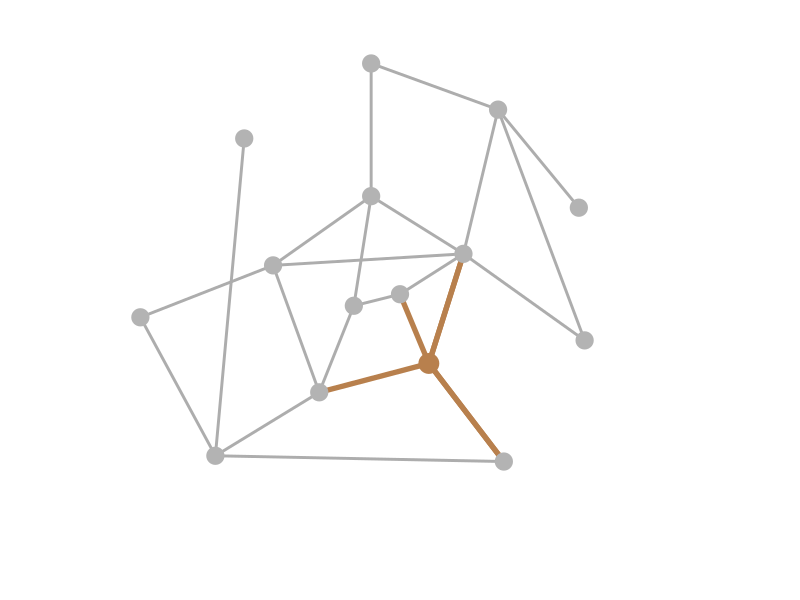
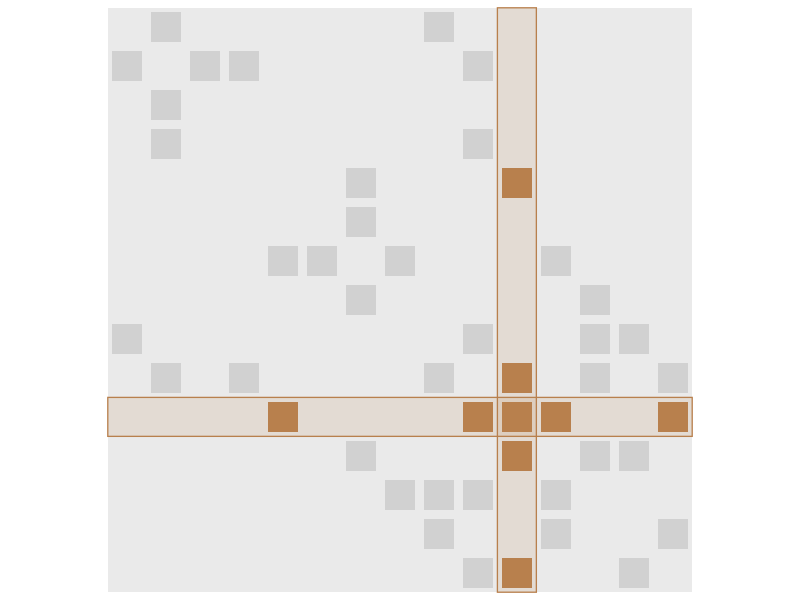
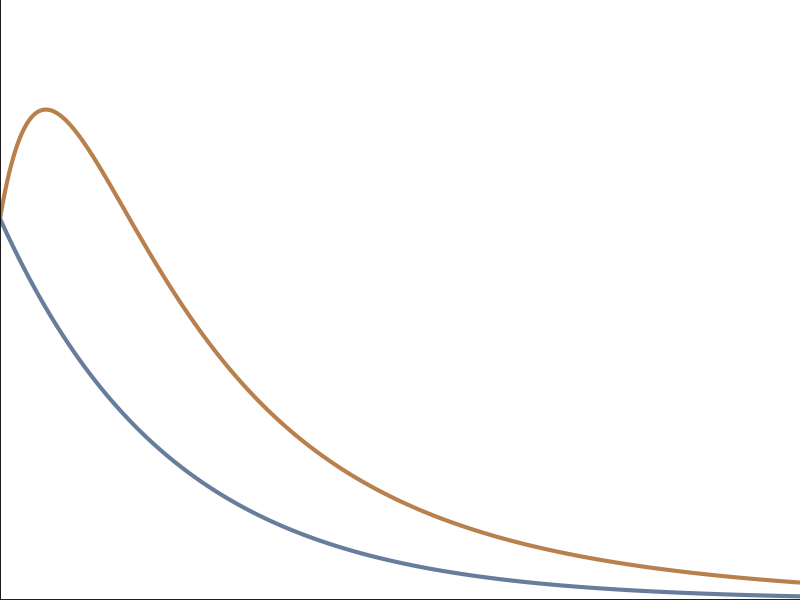
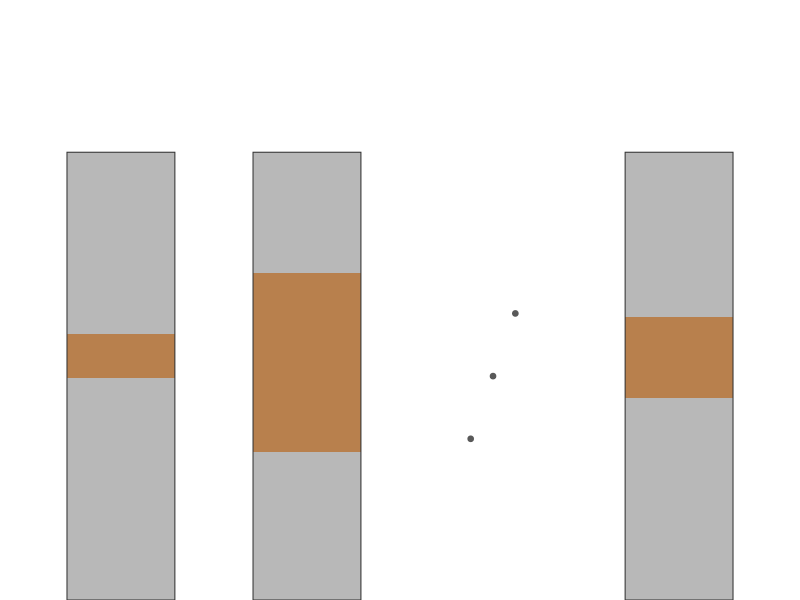

Reproduce these figures in R, in order. (Note: this script raises an error after producing the figures.)
# ============================================================
# main_illustration_parts_R.R
# ============================================================
library(ggplot2)
library(grid)

# ------------------------------------------------------------
# Output folder
# ------------------------------------------------------------
out_dir <- "RPlots/Figure1_parts"
dir.create(out_dir, showWarnings = FALSE)

# ------------------------------------------------------------
# Helpers
# ------------------------------------------------------------
gauss <- function(x, mu, sigma, A = 1) {
  A * exp(-0.5 * ((x - mu) / sigma)^2)
}

bandwave <- function(u, f = 1, A = 1, phase = 0, offset = 0) {
  offset + A * cos(2 * pi * f * u + phase)
}

theme_none <- function() {
  theme_void() +
    theme(
      plot.background  = element_rect(fill = "transparent", color = NA),
      panel.background = element_rect(fill = "transparent", color = NA),
      legend.position = "none",
      plot.margin = margin(0, 0, 0, 0)
    )
}

save_transparent <- function(filename, plot, width = 5, height = 5) {
  ggsave(
    file.path(out_dir, filename),
    plot,
    width = width,
    height = height,
    dpi = 300,
    bg = "transparent"
  )
}

# ------------------------------------------------------------
# Colors
# ------------------------------------------------------------
COL_NODE <- "#B3B3B3"
COL_EDGE <- "#ADADAD"
COL_ORIG <- "#667D9C"
COL_MOD  <- "#B8804D"

COL_LIGHT <- "#EAEAEA"
COL_MID   <- "#D1D1D1"
COL_DARK  <- "#B3B3B3"

# ------------------------------------------------------------
# Network data
# ------------------------------------------------------------
pts <- data.frame(
  id = 1:15,
  x = c(
    0.50, 0.72, 0.86, 0.87, 0.73, 0.28, 0.23, 0.10,
    0.50, 0.66, 0.60, 0.41, 0.33,
    0.47, 0.55
  ),
  y = c(
    0.91, 0.83, 0.66, 0.43, 0.22, 0.78, 0.23, 0.47,
    0.68, 0.58, 0.39, 0.34, 0.56,
    0.49, 0.51
  )
)

mod_node <- 11

edges <- data.frame(
  i = c(
    1, 2, 6, 7, 2, 5,
    9, 10, 12, 13, 10,
    14, 14, 15, 14,
    1, 2, 4, 5, 7, 8,
    11, 11, 11, 11
  ),
  j = c(
    2, 3, 7, 8, 4, 7,
    10, 11, 13, 9, 13,
    15, 9, 10, 12,
    9, 10, 10, 11, 12, 13,
    10, 12, 5, 15
  )
)

edges$modified <- edges$i == mod_node | edges$j == mod_node

edge_df <- merge(edges, pts, by.x = "i", by.y = "id")
edge_df <- merge(edge_df, pts, by.x = "j", by.y = "id", suffixes = c("1", "2"))

# ------------------------------------------------------------
# Panel 1: network only
# ------------------------------------------------------------
p_network <- ggplot() +
  geom_segment(
    data = subset(edge_df, !modified),
    aes(x = x1, y = y1, xend = x2, yend = y2),
    linewidth = 1.0,
    color = COL_EDGE,
    lineend = "round"
  ) +
  geom_segment(
    data = subset(edge_df, modified),
    aes(x = x1, y = y1, xend = x2, yend = y2),
    linewidth = 1.8,
    color = COL_MOD,
    lineend = "round"
  ) +
  geom_point(
    data = pts,
    aes(x = x, y = y),
    size = 5.5,
    color = COL_NODE
  ) +
  geom_point(
    data = subset(pts, id == mod_node),
    aes(x = x, y = y),
    size = 6.4,
    color = COL_MOD
  ) +
  coord_equal(xlim = c(-0.05, 1.15), ylim = c(-0.02, 1.02), expand = FALSE) +
  theme_none()

save_transparent("01_network.png", p_network, width = 5.2, height = 4.6)

# ------------------------------------------------------------
# Panel 2: matrix only
# ------------------------------------------------------------
n <- nrow(pts)
M <- matrix(0, n, n)

diag(M) <- 0.55

base_edges <- subset(edges, !modified)
mod_edges  <- subset(edges, modified)

for (k in seq_len(nrow(base_edges))) {
  i <- base_edges$i[k]
  j <- base_edges$j[k]
  M[i, j] <- 0.72
  M[j, i] <- 0.72
}

for (k in seq_len(nrow(mod_edges))) {
  i <- mod_edges$i[k]
  j <- mod_edges$j[k]
  M[i, j] <- 0.98
  M[j, i] <- 0.98
}

mat_df <- expand.grid(i = 1:n, j = 1:n)
mat_df$value <- as.vector(M)
mat_df$modified <- mat_df$i == mod_node | mat_df$j == mod_node

mat_df$fill <- ifelse(
  mat_df$value == 0, COL_LIGHT,
  ifelse(
    mat_df$modified, COL_MOD,
    ifelse(mat_df$value > 0.78, COL_DARK,
           ifelse(mat_df$value > 0.60, COL_MID, COL_LIGHT))
  )
)

highlight_df <- rbind(
  data.frame(
    xmin = 0.5,
    xmax = n + 0.5,
    ymin = mod_node - 0.5,
    ymax = mod_node + 0.5
  ),
  data.frame(
    xmin = mod_node - 0.5,
    xmax = mod_node + 0.5,
    ymin = 0.5,
    ymax = n + 0.5
  )
)

p_matrix <- ggplot() +
  geom_tile(
    data = mat_df,
    aes(x = j, y = i),
    fill = COL_LIGHT,
    color = "transparent",
    width = 1,
    height = 1
  ) +
  geom_rect(
    data = highlight_df,
    aes(xmin = xmin, xmax = xmax, ymin = ymin, ymax = ymax),
    fill = COL_MOD,
    alpha = 0.14,
    color = COL_MOD,
    linewidth = 0.45
  ) +
  geom_tile(
    data = subset(mat_df, value > 0),
    aes(x = j, y = i, fill = fill),
    color = "transparent",
    width = 0.78,
    height = 0.78
  ) +
  scale_fill_identity() +
  coord_equal(
    xlim = c(0.3, n + 0.7),
    ylim = c(n + 0.7, 0.3),
    expand = FALSE
  ) +
  theme_none()

save_transparent("02_matrix.png", p_matrix, width = 5.2, height = 5.2)

# ------------------------------------------------------------
# Panel 3: time response only
# ------------------------------------------------------------
t <- seq(0, 10, length.out = 900)

y0 <- 0.75
y_orig <- y0 * exp(-t / 2.15)
y_mod <- y0 * exp(-t / 3.2) +
  1.05 * (1 - exp(-t / 0.9)) * exp(-t / 1.5)

time_df <- rbind(
  data.frame(t = t, y = y_orig, group = "orig"),
  data.frame(t = t, y = y_mod,  group = "mod")
)

p_time <- ggplot(time_df, aes(t, y, color = group)) +
  geom_line(linewidth = 1.4) +
  scale_color_manual(values = c(orig = COL_ORIG, mod = COL_MOD)) +
  coord_cartesian(xlim = c(0, 10), ylim = c(0, 1.18), expand = FALSE) +
  theme_none() +
  theme(
    axis.line.x = element_line(color = "black", linewidth = 0.6),
    axis.line.y = element_line(color = "black", linewidth = 0.6)
  )

save_transparent("03_time_response.png", p_time, width = 5.8, height = 4.2)

# ------------------------------------------------------------
# Panel 4: modal contribution inset only
# ------------------------------------------------------------
orange_frac <- data.frame(
  mode = c(1, 2, 4),
  orange = c(0.10, 0.40, 0.18)
)

bars <- do.call(
  rbind,
  lapply(seq_len(nrow(orange_frac)), function(k) {
    mode <- orange_frac$mode[k]
    h_orange <- orange_frac$orange[k]
    h_gray_total <- 1 - h_orange
    h_gray_bottom <- 0.55 * h_gray_total
    h_gray_top <- 0.45 * h_gray_total
    
    data.frame(
      mode = mode,
      ymin = c(0, h_gray_bottom, h_gray_bottom + h_orange),
      ymax = c(h_gray_bottom, h_gray_bottom + h_orange, 1),
      fill = c("#B8B8B8", COL_MOD, "#B8B8B8")
    )
  })
)

p_modes <- ggplot(bars) +
  geom_rect(
    aes(
      xmin = mode - 0.29,
      xmax = mode + 0.29,
      ymin = ymin,
      ymax = ymax,
      fill = fill
    ),
    color = NA
  ) +
  geom_rect(
    data = data.frame(mode = c(1, 2, 4)),
    aes(
      xmin = mode - 0.29,
      xmax = mode + 0.29,
      ymin = 0,
      ymax = 1
    ),
    fill = NA,
    color = "#333333",
    linewidth = 0.35
  ) +
  geom_point(
    data = data.frame(x = c(2.88, 3.00, 3.12), y = c(0.36, 0.50, 0.64)),
    aes(x, y),
    size = 1.6,
    color = "#595959"
  ) +
  scale_fill_identity() +
  coord_cartesian(xlim = c(0.35, 4.65), ylim = c(0, 1.34), expand = FALSE) +
  theme_none()

save_transparent("04_modal_contributions.png", p_modes, width = 3.8, height = 2.8)

# ------------------------------------------------------------
# Panel 5: timescale decomposition only
# no color bands, no text
# ------------------------------------------------------------
# ------------------------------------------------------------
# Panel 5: separate timescale decomposition plots
# one file each: slow, mid, fast
# ------------------------------------------------------------
make_wave_panel <- function(y_orig, y_mod, filename) {
  df <- rbind(
    data.frame(u = u, y = y_orig, group = "orig"),
    data.frame(u = u, y = y_mod,  group = "mod")
  )
  
  p <- ggplot(df, aes(u, y, color = group)) +
    geom_line(linewidth = 1.2) +
    scale_color_manual(values = c(orig = COL_ORIG, mod = COL_MOD)) +
    coord_cartesian(xlim = c(0, 1), ylim = c(-0.07, 0.07), expand = FALSE) +
    theme_none()
  
  save_transparent(filename, p, width = 3.8, height = 1.2)
}

make_wave_panel(slow_orig, slow_mod, "05a_slow_wave.png")
make_wave_panel(mid_orig,  mid_mod,  "05b_mid_wave.png")
make_wave_panel(fast_orig, fast_mod, "05c_fast_wave.png")

save_transparent("05_timescale_decomposition.png", p_bridge, width = 3.8, height = 4.2)

# ------------------------------------------------------------
# Panel 6: frequency profile only
# no color bands, no text
# ------------------------------------------------------------
omega <- exp(seq(log(1e-2), log(1e2), length.out = 900))
x <- log10(omega)

S_orig <- 0.40 +
  gauss(x, -0.95, 0.25, 0.18) +
  gauss(x, -0.15, 0.28, 0.46) -
  0.10 / (1 + exp(-4.0 * (x - 0.45)))

S_mod <- 0.19 +
  0.16 / (1 + (omega / 0.10)^0.85) +
  0.035 * exp(-(omega / 1.8)^0.7)

freq_df <- rbind(
  data.frame(omega = omega, y = S_orig, group = "orig"),
  data.frame(omega = omega, y = S_mod,  group = "mod")
)

p_freq <- ggplot(freq_df, aes(omega, y, color = group)) +
  geom_line(linewidth = 1.4) +
  scale_x_log10() +
  scale_color_manual(values = c(orig = COL_ORIG, mod = COL_MOD)) +
  coord_cartesian(xlim = c(min(omega), max(omega)), ylim = c(0, 1.05), expand = FALSE) +
  theme_none() +
  theme(
    axis.line.x = element_line(color = "black", linewidth = 0.6),
    axis.line.y = element_line(color = "black", linewidth = 0.6)
  )

save_transparent("06_frequency_profile.png", p_freq, width = 5.8, height = 4.2)
